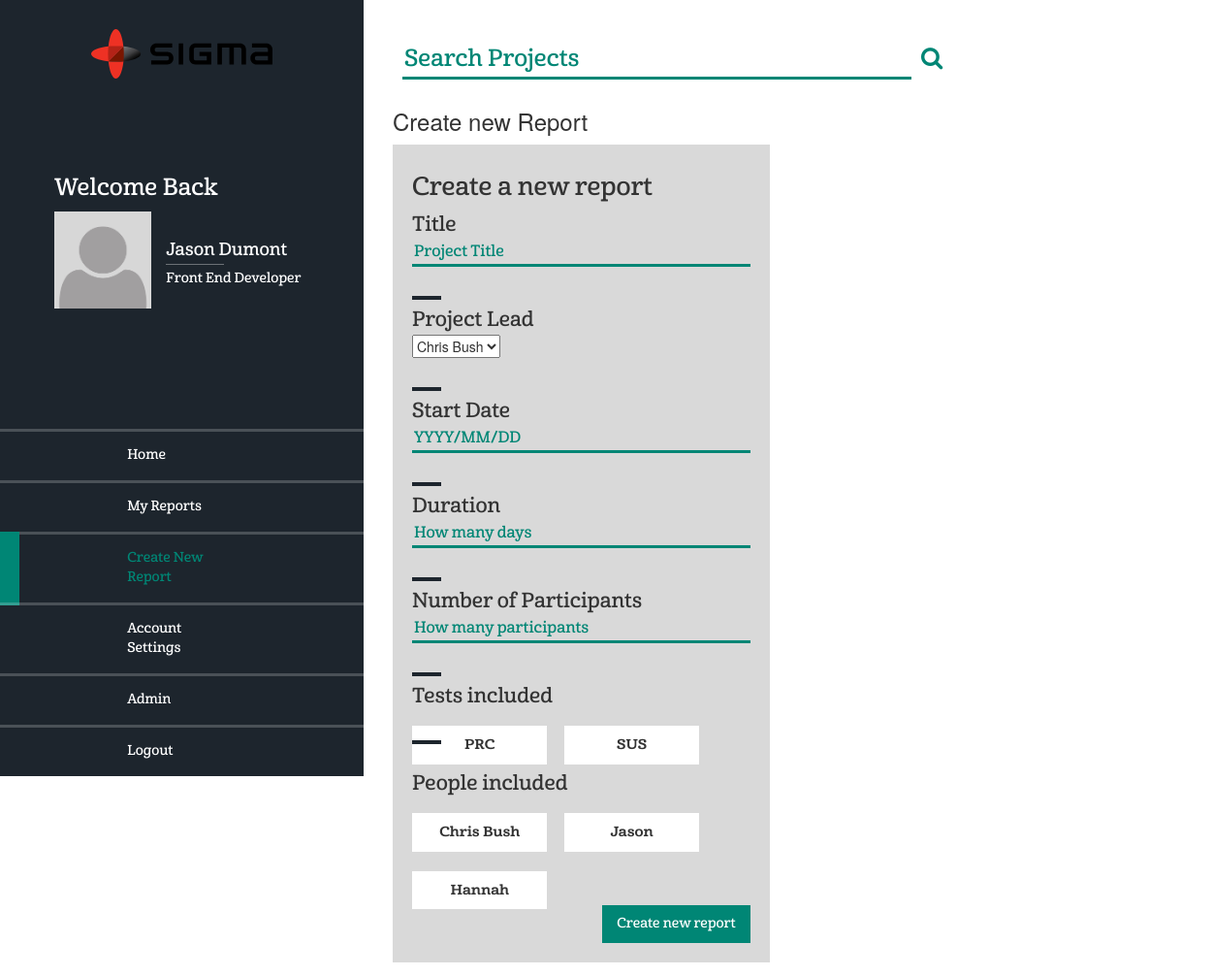
Screenshot of /create.php (signed in) with the database file from the repository.
### tables this page shows
CREATE TABLE `team` (
  `id` int(11) NOT NULL,
  `name` varchar(30) NOT NULL,
  `job_role` varchar(30) NOT NULL,
  `email` varchar(50) NOT NULL,
  `username` varchar(30) NOT NULL,
  `password` varchar(50) NOT NULL,
  `profile_picture` varchar(100) NOT NULL,
  `power` varchar(15) NOT NULL,
  `team_group` varchar(10) NOT NULL
);

CREATE TABLE `test` (
  `id` int(11) NOT NULL,
  `name` varchar(20) NOT NULL,
  `content` longtext NOT NULL
);

### php/partials/createReport.php (the view)
<?php
require_once("./php/settings/db_connect.php");
$privileges  = "SELECT * FROM team WHERE team_group = 'UX'";
$projectLead = "";
$people      = "";
$result = mysqli_query($link, $privileges);
if ($result) {
    while ($data = mysqli_fetch_array($result)) {
        $projectLead .= '<option value="' . $data['name'] . '">' . $data['name'] . '</option>';
        $people .= '<input type="checkbox" id="' . $data['username'] . '" name="people" value="' . $data['name'] . '">';
        $people .= '<label for="' . $data['username'] . '">' . $data['name'] . '</label>';
    }
}
$possibleTests = "SELECT * FROM test";
$test          = "";
$result = mysqli_query($link, $possibleTests);
if ($result) {
    while ($data = mysqli_fetch_array($result)) {
        $test .= '<input type="checkbox" id="' . $data['name'] . '" name="test" value="' . $data['name'] . '">';
        $test .= '<label for="' . $data['name'] . '">' . $data['name'] . '</label>';
    }
}
?>
<section class="admin">
  <h3>Create new Report</h3>
  <section class="new">
    <h4>Create a new report</h4>
    <form action="./php/functions/SQL/_newMember.php" id="new_report" method="POST" class="personal_form">
      <legend>Title</legend>
        <input type="text" name="title" id="title" placeholder="Project Title" minlength=7 required>
      <legend>Project Lead</legend>
      <select id="lead" required="">
        <?php
          echo $projectLead;
        ?>
      </select>
      <legend>Start Date</legend>
        <input type="text" id="date" name="date" placeholder="YYYY/MM/DD" required>
      <legend>Duration</legend>
        <input type="number" id="duration" name="duration" placeholder="How many days" required min="1">
      <legend>Number of Participants</legend>
        <input type="number" id="participants" name="participants" placeholder="How many participants" required min="1">
      <legend>Tests included</legend>
        <?php
          echo $test;
        ?>
      <legend>People included</legend>
        <?php
          echo $people;
        ?>
      <button type="submit">Create new report</button>
    </form>
  </section>
</section>

### php/partials/nav.php (shortened to what this page needs)
<?php
require_once("./php/settings/db_connect.php");
$privileges = "SELECT * FROM team WHERE id = " . $_SESSION['user_id'];
$result     = mysqli_query($link, $privileges);
if ($result) {
    $data  = mysqli_fetch_array($result);
    $power = $data['power'];
    $name  = $data['name'];
    $job   = $data['job_role'];
    $img   = $data['profile_picture'];
}
function active($currect_page)
{
    $url_array = explode('/', $_SERVER['REQUEST_URI']);
    $url       = end($url_array);
    if ($currect_page == $url) {
        echo 'active';
    }
}
?>
<nav role="navigation" id="navigation">
  <img  src="./assets/img/sigma-logo.svg" alt="" class="brand">
  <section class="profile">
    <h3>Welcome Back</h3>
    <img class="profileImg" src="./assets/img/<?php echo $img;?>" alt="">
    <?php
      echo '<h4>' . $name . '</h4>';
      echo '<h5>' . $job . '</h5>';
    ?>
  </section>
  <ul>
    <li class="<?php
?>"><a href="./dashboard.php"><i></i>Home</a></li>
    <li class="<?php active('dashboard.php?id=*');?>"><a href="./dashboard.php?id=<?php echo $data['name'];?>"><i></i>My Reports</a></li>
    <li class="<?php active('create.php');?>"><a href="./create.php"><i></i>Create New Report</a></li>
    <li class="<?php active('account.php'); ?>"><a href="./account.php"><i></i>Account Settings</a></li>
    <?php
      if ($power !== "researcher") {
    ?>
        <li class="<?php active('admin.php');?>"><a href="./admin.php"><i></i>Admin</a></li>
    <?php
      }
    ?>
    <li class="logout"><a href="./php/functions/_logout.php"><i></i>Logout</a></li>
  </ul>
</nav>

### rows the page displays
team: profile_picture (placeholder picture), name "Jason Dumont", job_role "Front End Developer"
team: name "Chris Bush"
test: name "PRC"
test: name "SUS"
team: name "Jason"
team: name "Hannah"
